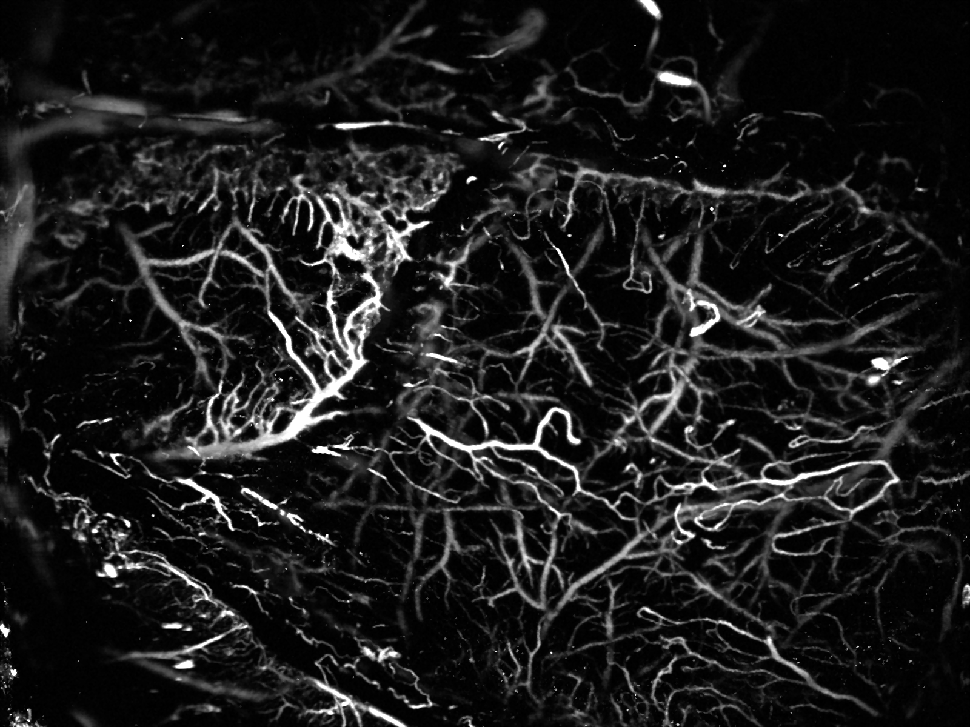
#> input picture resources/images/532_OR_40_index0.png, 970 x 727 px, shrunk from 1600 x 1200 before the run; its folder holds only this picture in this run
$ python scale_bar.py
#> lines starting #> are read from the running program, lines starting #| are printed output that depends on the picture
#> in process_images, original_image is the input picture: PIL image 970x727 I;16; min 0, max 65535, mean 7253.7
from PIL import Image, ImageDraw
import os


def draw_scale_bar(image, pixel_size, scale_bar_length):
#> called with pixel_size = 5, scale_bar_length = 50
    width, height = image.size
#> width = 970; height = 727
    scale_bar_width = int(scale_bar_length / pixel_size)

    # Create a new transparent image with space for the scale bar
    new_image = Image.new("RGBA", (width + scale_bar_width, height), (255, 255, 255, 0))

    # Paste the original image onto the new image
    new_image.paste(image, (0, 0))
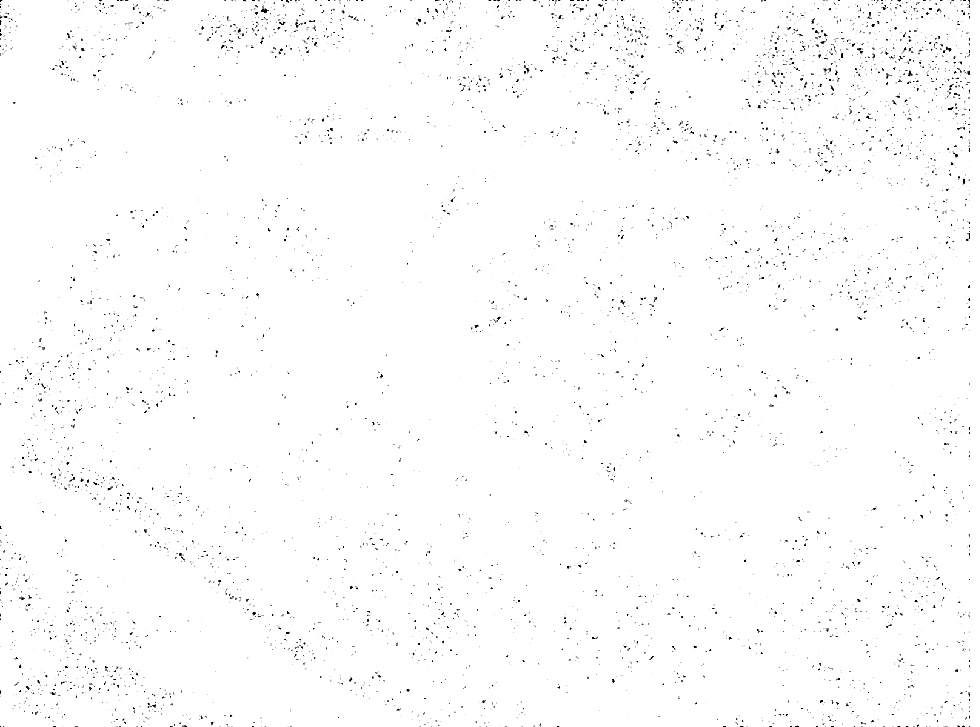
#> new_image: PIL image 980x727 RGBA; mean R, G, B, A 252.4, 252.4, 252.4, 252.4; transparent parts drawn white

    # Draw the scale bar
    draw = ImageDraw.Draw(new_image)
    scale_bar_start = width
#> scale_bar_start = 970
    scale_bar_end = width + scale_bar_width
#> scale_bar_end = 980
    draw.line([(scale_bar_start, 10), (scale_bar_end, 10)], fill="black", width=5)

    return new_image


def process_images(input_folder, output_folder, pixel_size, scale_bar_length):
    os.makedirs(output_folder, exist_ok=True)
    os.listdir(output_folder)
    for filename in os.listdir(input_folder):
        print(filename)
        if filename.endswith(('.png', '.jpg', '.jpeg')):
            input_path = os.path.join(input_folder, filename)
            output_path = os.path.join(output_folder, filename)

            # Open the image
            original_image = Image.open(input_path)

            # Draw the scale bar on the image
            result_image = draw_scale_bar(original_image, pixel_size, scale_bar_length)
            print(result_image)
#| <PIL.Image.Image image mode=RGBA size=980x727 at 0x7F40F64D65D0>
            # Save the resulting image
            result_image.save(output_path)


if __name__ == "__main__":
    input_folder = "../../resources/images"
    output_folder = "../../resources/scaled"
    pixel_size = 5  # microns
    scale_bar_length = 50  # microns

    process_images(input_folder, output_folder, pixel_size, scale_bar_length)

$ run again, on resources/images/532_OR_44_index0.jpeg
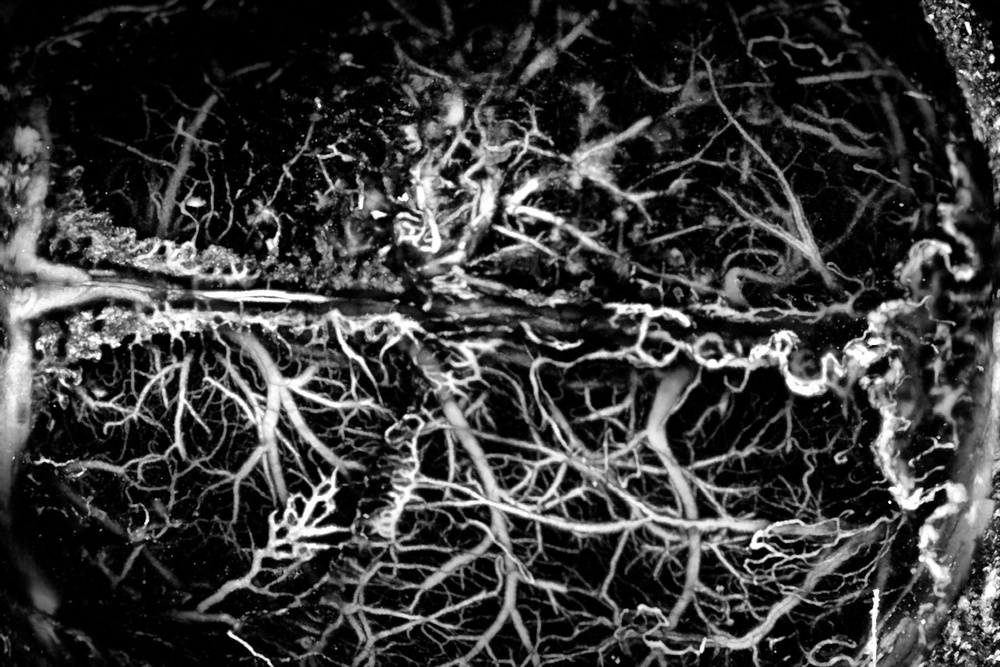
#> input picture resources/images/532_OR_44_index0.jpeg, 1000 x 667 px, shrunk from 1800 x 1200 before the run
#> in process_images, original_image is the input picture: PIL image 1000x667 L; min 0, max 255, mean 58.2
#> in draw_scale_bar, `new_image.paste(image, (0, 0))`:
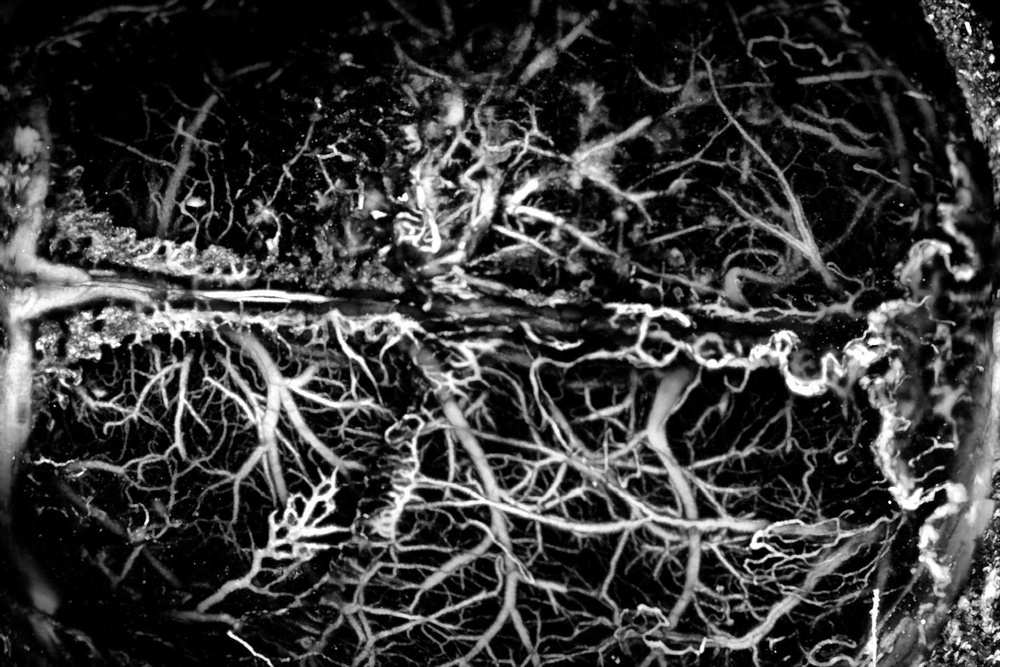
#> new_image: PIL image 1010x667 RGBA; mean R, G, B, A 60.2, 60.2, 60.2, 252.5; transparent parts drawn white
#| <PIL.Image.Image image mode=RGBA size=1010x667 at 0x7F40F64EDE10>

$ run again, on resources/images/532_OR_47_index0.jpeg
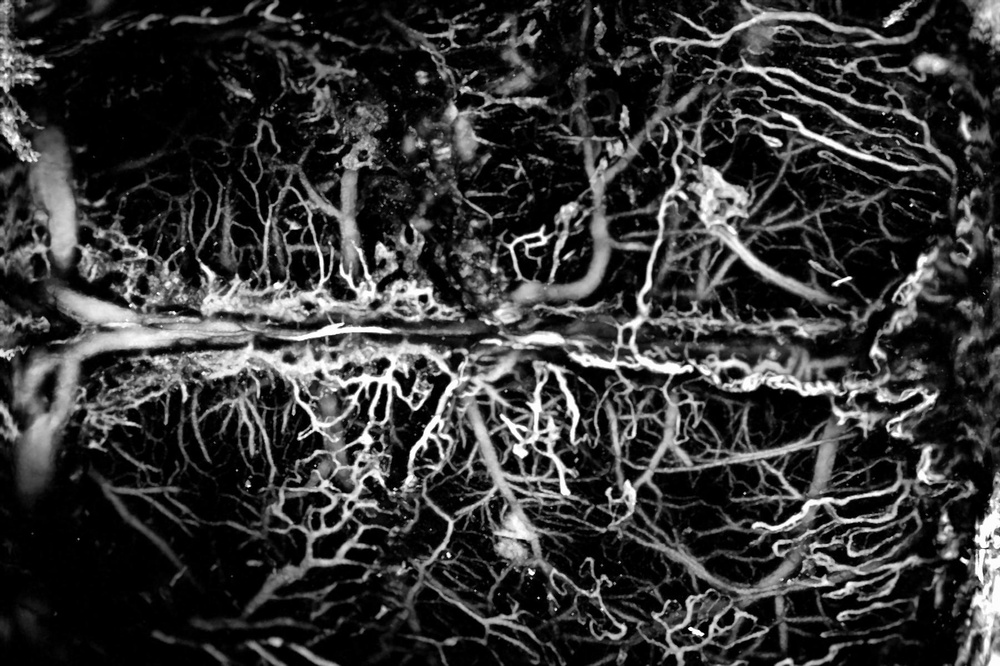
#> input picture resources/images/532_OR_47_index0.jpeg, 1000 x 666 px, shrunk from 1800 x 1199 before the run
#> in process_images, original_image is the input picture: PIL image 1000x666 L; min 0, max 255, mean 53.8
#> in draw_scale_bar, `new_image.paste(image, (0, 0))`:
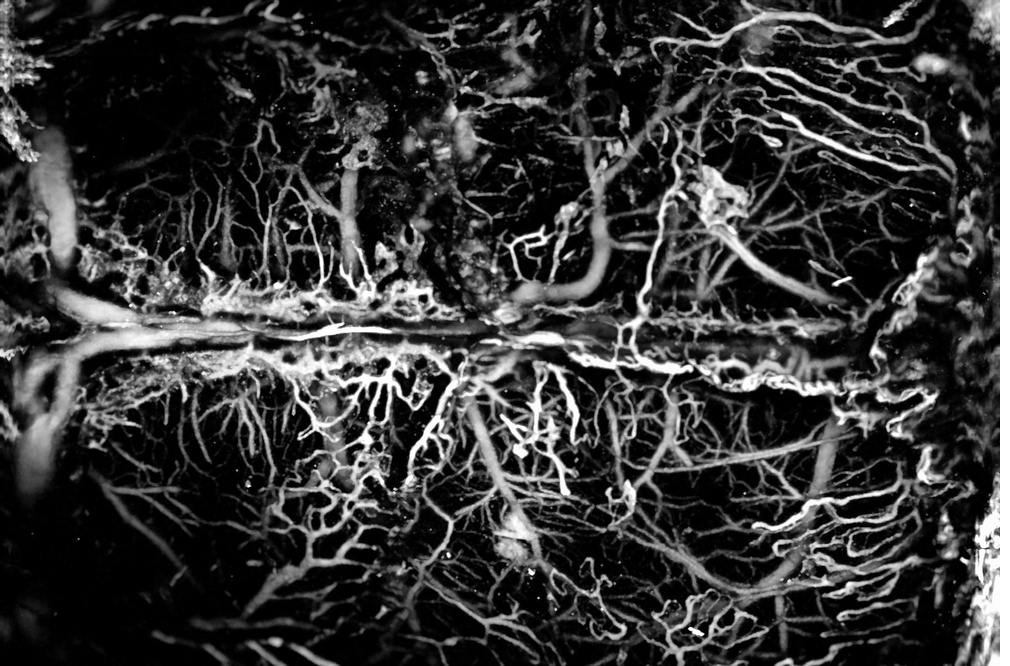
#> new_image: PIL image 1010x666 RGBA; mean R, G, B, A 55.8, 55.8, 55.8, 252.5; transparent parts drawn white
#| <PIL.Image.Image image mode=RGBA size=1010x666 at 0x7F40F64F1510>

$ run again, on resources/images/532_OR_419_index0.jpeg
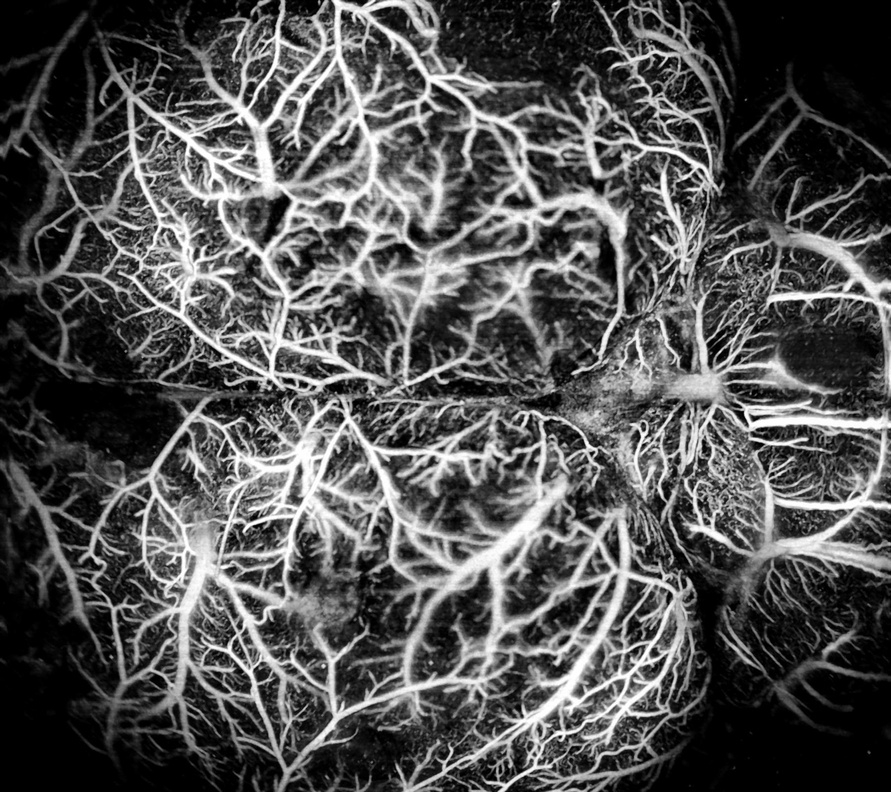
#> input picture resources/images/532_OR_419_index0.jpeg, 891 x 792 px, shrunk from 1800 x 1600 before the run
#> in process_images, original_image is the input picture: PIL image 891x792 L; min 0, max 255, mean 82.5
#> in draw_scale_bar, `new_image.paste(image, (0, 0))`:
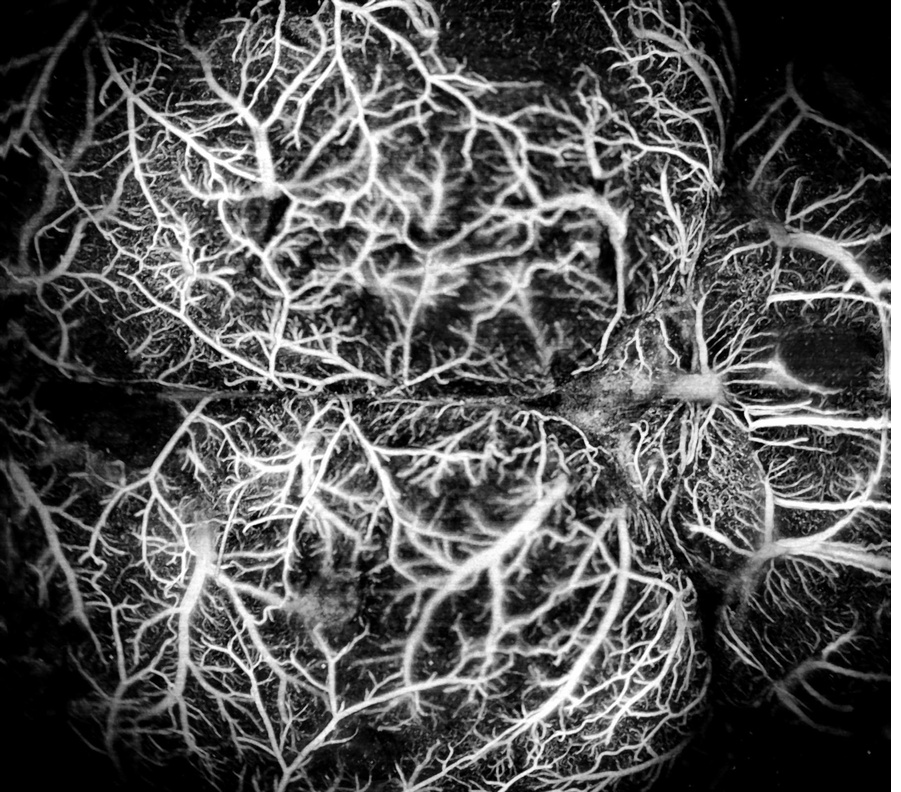
#> new_image: PIL image 901x792 RGBA; mean R, G, B, A 84.5, 84.5, 84.5, 252.2; transparent parts drawn white
#| <PIL.Image.Image image mode=RGBA size=901x792 at 0x7F40F64FC490>
